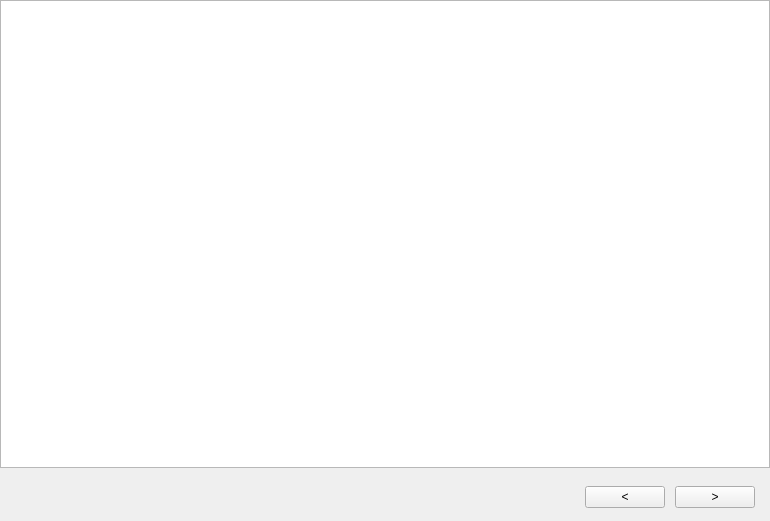
<?xml version="1.0" encoding="UTF-8"?>
<ui version="4.0">
 <class>TaskListWidget</class>
 <widget class="QWidget" name="TaskListWidget">
  <property name="geometry">
   <rect>
    <x>0</x>
    <y>0</y>
    <width>770</width>
    <height>521</height>
   </rect>
  </property>
  <property name="windowTitle">
   <string>Form</string>
  </property>
  <layout class="QHBoxLayout" name="horizontalLayout">
   <property name="spacing">
    <number>0</number>
   </property>
   <property name="leftMargin">
    <number>0</number>
   </property>
   <property name="topMargin">
    <number>0</number>
   </property>
   <property name="rightMargin">
    <number>0</number>
   </property>
   <property name="bottomMargin">
    <number>0</number>
   </property>
   <item>
    <widget class="QWidget" name="moduleWidget" native="true">
     <layout class="QVBoxLayout" name="verticalLayout" stretch="10,1">
      <property name="leftMargin">
       <number>0</number>
      </property>
      <property name="topMargin">
       <number>0</number>
      </property>
      <property name="rightMargin">
       <number>0</number>
      </property>
      <property name="bottomMargin">
       <number>0</number>
      </property>
      <item>
       <widget class="QTableWidget" name="tableWidget">
        <attribute name="verticalHeaderVisible">
         <bool>false</bool>
        </attribute>
       </widget>
      </item>
      <item>
       <widget class="QWidget" name="bottomWidget" native="true">
        <layout class="QHBoxLayout" name="horizontalLayout_3">
         <property name="spacing">
          <number>10</number>
         </property>
         <property name="leftMargin">
          <number>0</number>
         </property>
         <property name="topMargin">
          <number>0</number>
         </property>
         <property name="rightMargin">
          <number>15</number>
         </property>
         <property name="bottomMargin">
          <number>0</number>
         </property>
         <item>
          <spacer name="horizontalSpacer_2">
           <property name="orientation">
            <enum>Qt::Horizontal</enum>
           </property>
           <property name="sizeHint" stdset="0">
            <size>
             <width>635</width>
             <height>20</height>
            </size>
           </property>
          </spacer>
         </item>
         <item>
          <widget class="QPushButton" name="btnLast">
           <property name="minimumSize">
            <size>
             <width>0</width>
             <height>0</height>
            </size>
           </property>
           <property name="text">
            <string>&lt;</string>
           </property>
          </widget>
         </item>
         <item>
          <widget class="QPushButton" name="btnNext">
           <property name="minimumSize">
            <size>
             <width>0</width>
             <height>0</height>
            </size>
           </property>
           <property name="text">
            <string>&gt;</string>
           </property>
          </widget>
         </item>
        </layout>
       </widget>
      </item>
     </layout>
    </widget>
   </item>
  </layout>
 </widget>
 <resources/>
 <connections/>
</ui>
